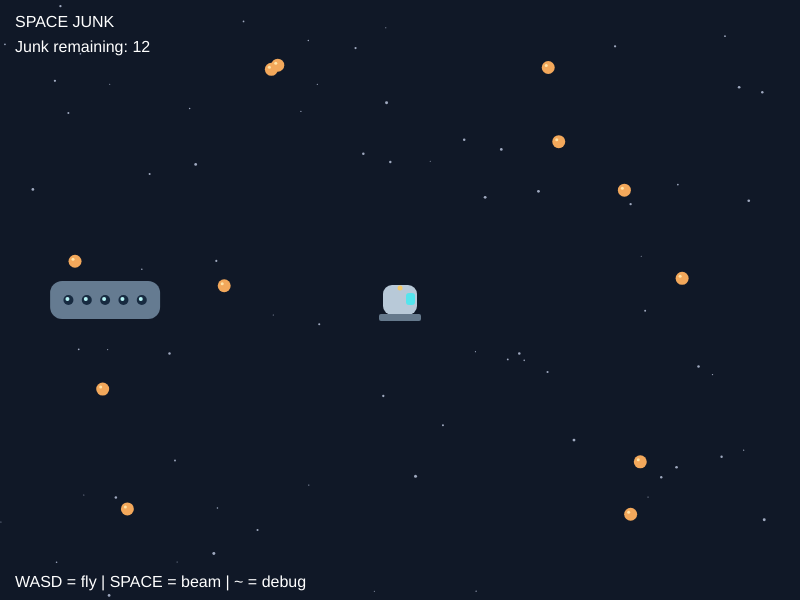
Frame 1 (no input)
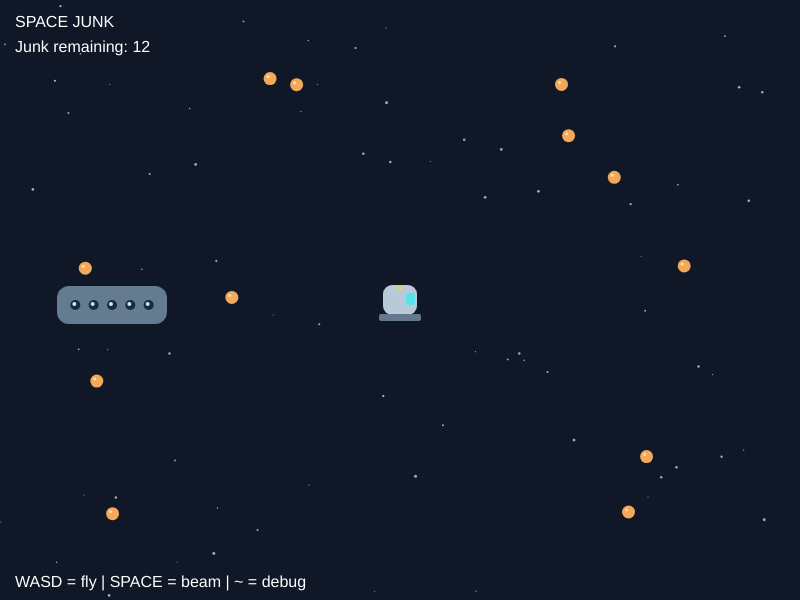
Frame 60 (no input)
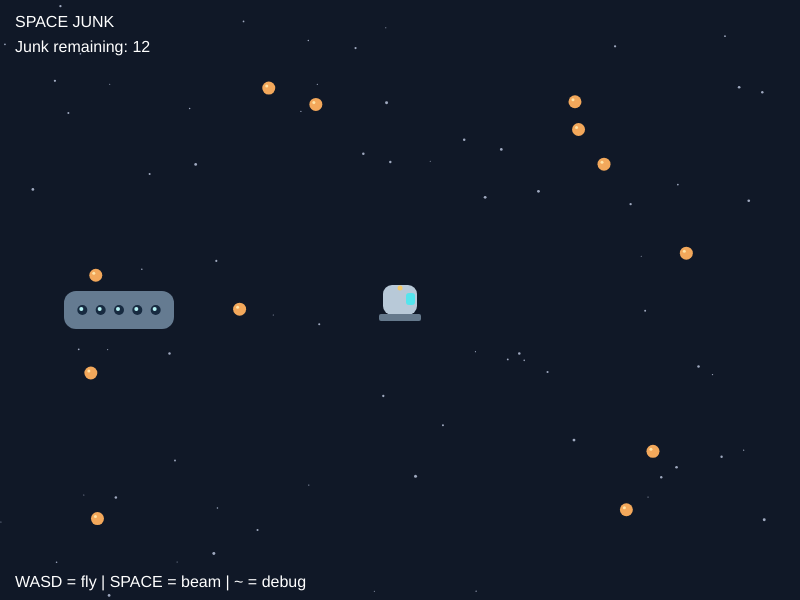
Frame 120 (the mouse pressed at the canvas centre since frame 60)

The p5.js sketch that drew these frames (run headless with seeded random() and noise() and a simulated clock; from frame 60 on, the mouse is pressed at the canvas centre):

// p5.js sketch
// ── sketch.js
let game;
let lastFrameTime = 0;

function setup() {
  createCanvas(800, 600);
  angleMode(RADIANS);
  game = new Game();
  lastFrameTime = millis();
}
function draw() {
  let now = millis();
  let delta = min(now - lastFrameTime, 50);
  lastFrameTime = now;
  game.move(delta);
  game.draw();
}



// ── game.js
class Game {
  constructor() {
    this.magpie = new Magpie();
    this.mothership = new Mothership();
    this.level = new Level();
    this.inputs = new Inputs(this);
    this.finished = false;
}
move(delta) {
  if (this.finished) return;
   this.inputs.handleKeyDown(delta);
   this.magpie.physics.move(delta);
   this.mothership.physics.move(delta);
  for (const junk of this.level.junk) {
      junk.physics.move(delta);
}
  if (this.magpie.beamOn) {
      let caught = this.resolveBeam(delta);
  if (caught !== null) {
      this.level.junk = this.level.junk.filter(
          junk => junk !== caught
  );
}
    } else {
      for (const junk of this.level.junk) {
        junk.beamTime = max(0, junk.beamTime - delta);
 }
}
  if (this.level.junk.length === 0) {
    this.finished = true;
 }
}
resolveBeam(delta) {
  let best = null;
  for (const junk of this.level.junk) {
      if (this.magpie.beamContains(junk.physics)) {
        junk.beamTime += delta;
      } else {
        junk.beamTime = max(0, junk.beamTime - delta);
      }
   if (junk.beamTime > Game.JUNK_CATCH_TIME_MS) {
      if (best === null || junk.beamTime > best.beamTime) {
          best = junk;
  }
 }
}
return best;
}
draw() {
    background("#101827");
    randomSeed(22);
    noStroke();
  for (let i = 0; i < 70; i++) {
    fill(220, 230, 255, 180);
    circle(random(width), random(height), random(1, 3));
}
  this.level.draw();
  this.mothership.drawMothership();
  this.magpie.drawMagpie();
    fill("white");
    textAlign(LEFT, TOP);
    textSize(16);
    text("SPACE JUNK", 15, 15);
    text("Junk remaining: " + this.level.junk.length, 15, 40);
    text("WASD = fly | SPACE = beam | ~ = debug", 15, height - 25);
  if (this.magpie.beamOn) {
    fill("#f5f370");
    text("TRACTOR BEAM ON", 15, 65);
}
  if (Game.DEBUG) {
    this.drawDebug();
}
  if (this.finished) {
    fill("#b9ffcb");
    textAlign(CENTER, CENTER);
    textSize(40);
    text("All clear!", width / 2, height / 2);
    textSize(16);
    text("Press R to restart", width / 2, height / 2 + 40);
 }
}
drawDebug() {
    fill("white");
    textAlign(LEFT, TOP);
    textSize(12);
    text(
"Ship velocity: " + round(this.magpie.physics.dx) + ", " + round(this.magpie.physics.dy), 15, 90);
  for (const junk of this.level.junk) {
  text("Beam: " + round(junk.beamTime) + "ms",junk.physics.x + 10,               junk.physics.y - 10
   );
  }
 }
}
Game.JUNK_CATCH_TIME_MS = 500;
Game.JUNK_COUNT = 12;
Game.DEBUG = false;




// ── inputs.js
let keysPressed = {};

function keyPressed() {
  keysPressed[key.toLowerCase()] = true;
  return false;
}
function keyReleased() {
  keysPressed[key.toLowerCase()] = false;
  return false;
}
class Inputs {
  constructor(game) {
    this.game = game;
}
handleKeyDown(delta) {
    let magpie = this.game.magpie;
 if (keysPressed["w"]) {
  magpie.physics.thrust(Inputs.THRUST, delta);
}
 if (keysPressed["s"]) {
  magpie.physics.thrust(-Inputs.REVERSE_THRUST, delta);
}
 if (keysPressed["a"]) {
  magpie.physics.rotate(-Inputs.TURN_RATE, delta);
}
 if (keysPressed["d"]) {
  magpie.physics.rotate(Inputs.TURN_RATE, delta);
}
  magpie.enableBeam(keysPressed[" "]);
 }
}
Inputs.THRUST = 150;
Inputs.REVERSE_THRUST = 75;
Inputs.TURN_RATE = 3.2;



// ── junk.js
class Junk {
  constructor(x, y, dx, dy) {
  this.physics = new Physics(x, y, dx, dy);
  this.beamTime = 0;
}
drawJunk() {
  push();
  translate(this.physics.x, this.physics.y);
  noStroke();
  fill("#f3a85b");
  circle(0, 0, Junk.DIAMETER);
  fill("#ffe3a6");
  circle(-2, -2, 3);
pop();
  if (Game.DEBUG) {
  noFill();
  stroke("#ffb45e");
  circle(this.physics.x, this.physics.y, Junk.DIAMETER + 5);
  }
 }
}
Junk.DIAMETER = 13;


// ── level.js
class Level {
  constructor() {
  this.junk = [];
  for (let i = 0; i < Game.JUNK_COUNT; i++) {
      let x = random(30, width - 30);
      let y = random(30, height - 30);
  if (dist(x, y, width / 2, height / 2) < 100) {
      x = (x + 150) % width;
      y = (y + 150) % height;
}
  let dx = random(-20, 20);
  let dy = random(-20, 20);
   this.junk.push(new Junk(x, y, dx, dy));
 }
}
  draw() {
    for (const junk of this.junk) {
      junk.drawJunk();
  }
 }
}

// ── magpie.js
class Magpie {
constructor() {
  this.physics = new Physics(width / 2, height / 2);
  this.beamOn = false;
}
enableBeam(on) {
  this.beamOn = on;
}
beamContains(point) {
  let dx = point.x - this.physics.x;
  let dy = point.y - this.physics.y;
  let c = cos(this.physics.rotation);
  let s = sin(this.physics.rotation);
  let localX = dx * c + dy * s;
  let localY = -dx * s + dy * c;
 if (localY < 8 || localY > Magpie.BEAM_HEIGHT) {
   return false;
}
 let halfWidth =
  ((localY - 8) / (Magpie.BEAM_HEIGHT - 8)) *
  (Magpie.BEAM_WIDTH / 2);
   return abs(localX) <= halfWidth;
}
drawMagpie() {
  push();
  translate(this.physics.x, this.physics.y);
 if (this.beamOn) {
  push();
  rotate(this.physics.rotation);
  noStroke();
  fill("#f5f37040");
  triangle(0, 7,
  -Magpie.BEAM_WIDTH / 2, Magpie.BEAM_HEIGHT, Magpie.BEAM_WIDTH / 2,              Magpie.BEAM_HEIGHT);
  pop();
}
  rotate(this.physics.rotation);
  rectMode(CENTER);
  noStroke();
  fill("#b8c9d8");
  rect(0, 0, Magpie.DOME_WIDTH, Magpie.DOME_HEIGHT, 9);
  fill("#65798c");
  rect(0, Magpie.DOME_HEIGHT / 2 + Magpie.PLATFORM_HEIGHT / 2 - 1,
   Magpie.PLATFORM_WIDTH, Magpie.PLATFORM_HEIGHT, 2);
  fill("#54e5ed");
  rect(Magpie.DOME_WIDTH / 2 - Magpie.WINDOW_WIDTH / 2 - 2,-1,
   Magpie.WINDOW_WIDTH, Magpie.WINDOW_HEIGHT, 3);
  fill("#f3c969");
  circle(0, -Magpie.DOME_HEIGHT / 2 + 3, 5);
  pop();
 }
}
Magpie.DOME_WIDTH = 34;
Magpie.DOME_HEIGHT = 30;
Magpie.PLATFORM_WIDTH = 42;
Magpie.PLATFORM_HEIGHT = 7;
Magpie.WINDOW_WIDTH = 9;
Magpie.WINDOW_HEIGHT = 12;
Magpie.BEAM_WIDTH = 100;
Magpie.BEAM_HEIGHT = 125;


// ── mothership.js
class Mothership {
constructor() {
  this.physics = new Physics(105, height / 2, 7, 5);
}
drawMothership() {
  push();
  translate(this.physics.x, this.physics.y);
  rotate(this.physics.rotation);
  rectMode(CENTER);
  noStroke();
  fill("#657b91");
  rect(0, 0, Mothership.WIDTH, Mothership.HEIGHT, Mothership.CORNER_RADIUS);
   let spacing =
    Mothership.WIDTH / (Mothership.NUM_PORTHOLES + 1);
   for (let i = 0; i < Mothership.NUM_PORTHOLES; i++) {
   let x = -Mothership.WIDTH / 2 + spacing * (i + 1);
  fill("#172a40");
  circle(x, 0, Mothership.PORTHOLE_DIAMETER);
  fill("#b6f3f4");
  circle(x - 1, -1, 4);
}
  pop();
 }
}
Mothership.WIDTH = 110;
Mothership.HEIGHT = 38;
Mothership.CORNER_RADIUS = 12;
Mothership.NUM_PORTHOLES = 5;
Mothership.PORTHOLE_DIAMETER = 10;


// ── physics.js
class Physics {
constructor(x, y, dx = 0, dy = 0, rotation = 0) {
  this.x = x;
  this.y = y;
  this.dx = dx;
  this.dy = dy;
  this.rotation = rotation;
}
move(delta) {
 let seconds = delta / 1000;
  this.x += this.dx * seconds;
  this.y += this.dy * seconds;
 if (this.x < 0) {
  this.x = width;
}
 if (this.x > width) {
  this.x = 0;
}
 if (this.y < 0) {
  this.y = height;
}
 if (this.y > height) {
  this.y = 0;
 }
}
rotate(rate, delta) {
  this.rotation += rate * (delta / 1000);
}
thrust(accel, delta) {
 let amount = accel * (delta / 1000);
  this.dx += amount * sin(this.rotation);
  this.dy -= amount * cos(this.rotation);
 }
}

// ── utils.js
function timeToStringParts(milliseconds) {
  let totalSeconds = Math.ceil(milliseconds / 1000);
  let minutes = Math.floor(totalSeconds / 60);
  let seconds = totalSeconds % 60;
return {
    minutes: String(minutes),
    seconds: String(seconds).padStart(2, "0")
  };
}
